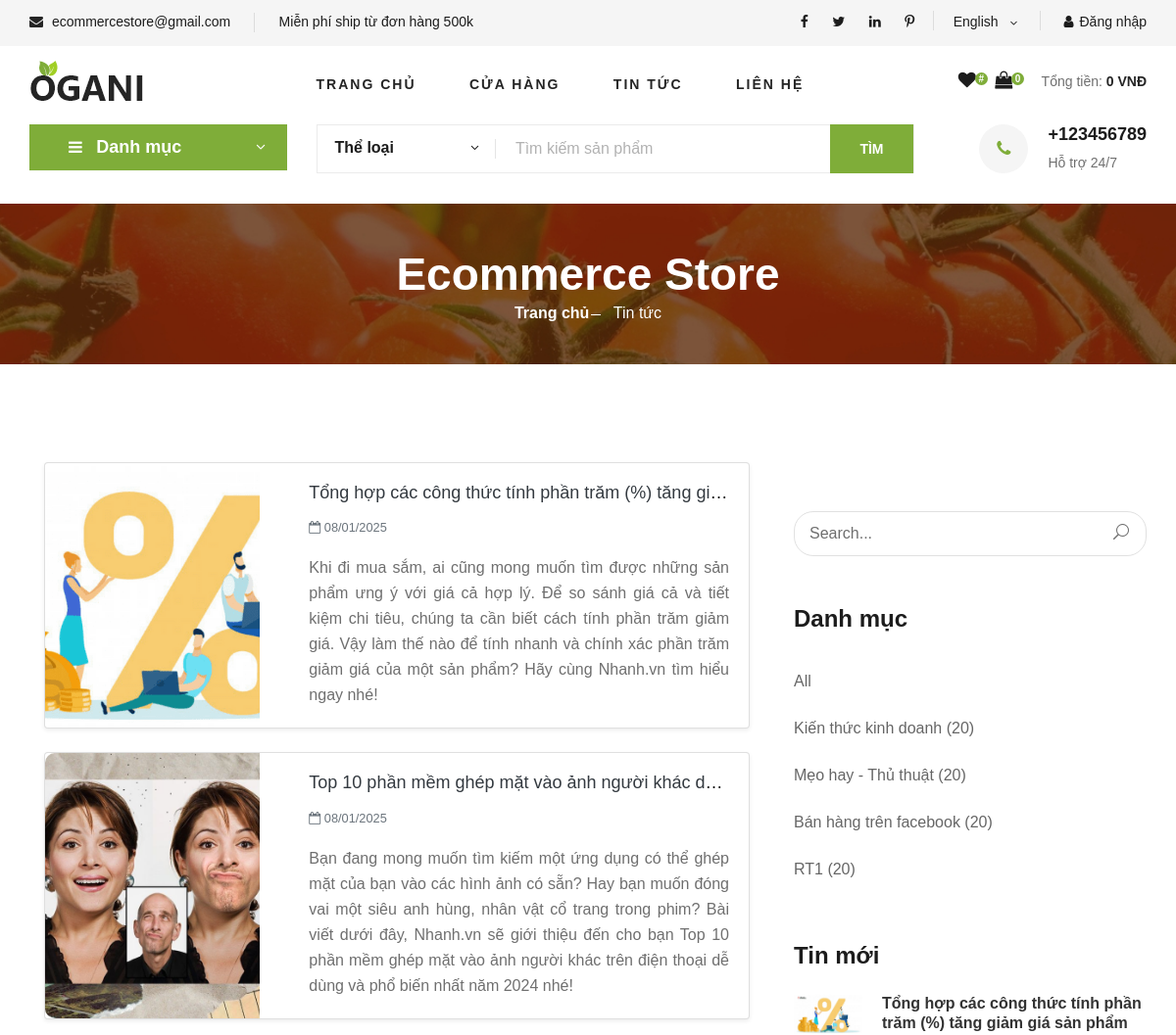
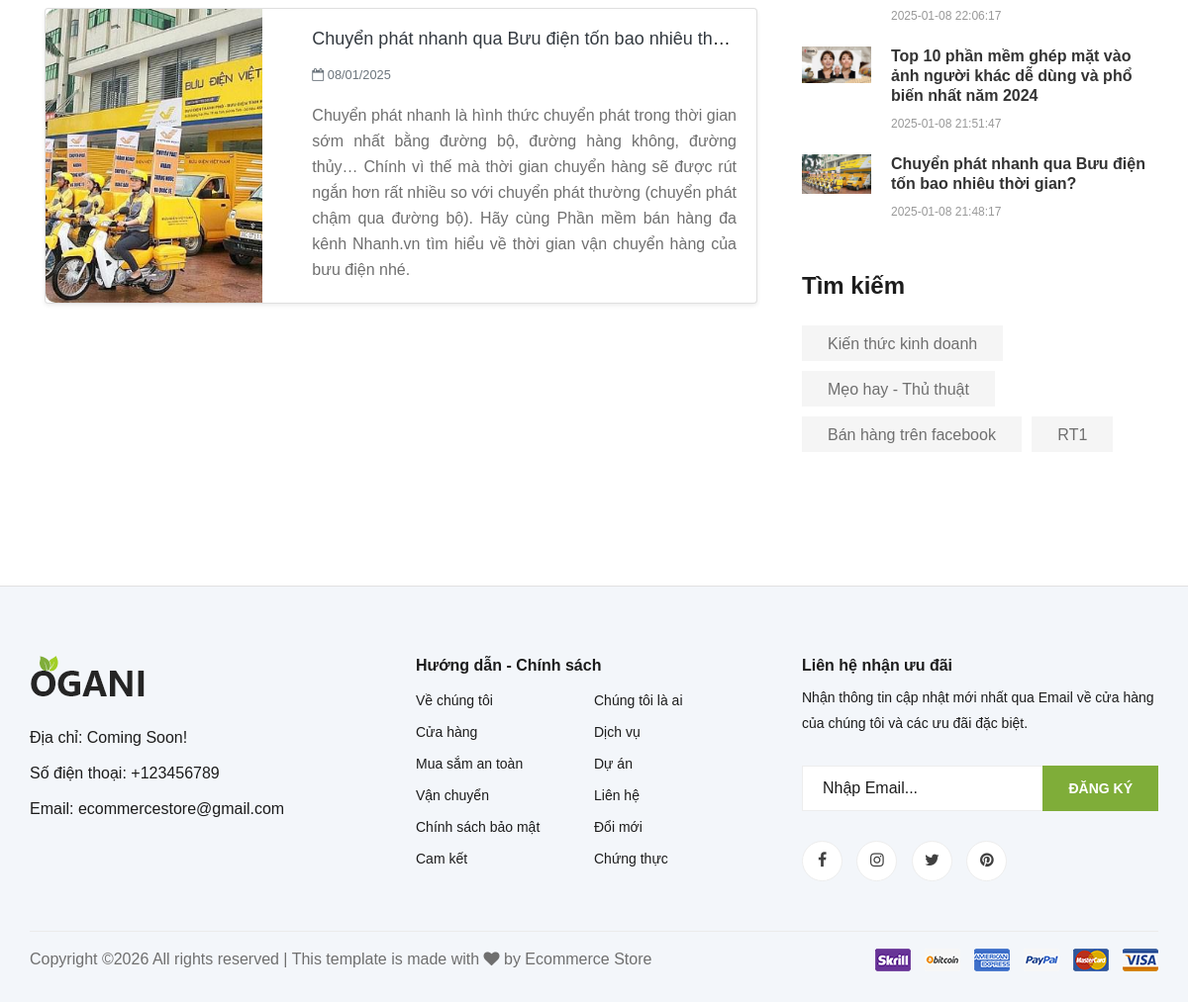
The app's page /client/blog.php with its own data (2 pictures, top to bottom).
### tables this page shows
CREATE TABLE `newscategories` (
  `id` int NOT NULL,
  `name` varchar(100) NOT NULL,
  `slug` varchar(100) NOT NULL,
  `status` enum('Active','Innactive') NOT NULL,
  `created_at` datetime DEFAULT NULL,
  `updated_at` datetime DEFAULT NULL
);

CREATE TABLE `news` (
  `id` bigint NOT NULL,
  `title` varchar(100) NOT NULL,
  `avatar` varchar(200) NOT NULL,
  `slug` varchar(100) NOT NULL,
  `sumary` text NOT NULL,
  `description` text NOT NULL,
  `newscategory_id` int NOT NULL,
  `created_at` datetime DEFAULT NULL,
  `updated_at` datetime DEFAULT NULL
);

### client/blog.php (the view)
<?php
include './includes/header.php';
include '../database/connect.php';
?>
<section class="breadcrumb-section set-bg" data-setbg="img/breadcrumb.jpg">
    <div class="container">
        <div class="row">
            <div class="col-lg-12 text-center">
                <div class="breadcrumb__text">
                    <h2>Ecommerce Store</h2>
                    <div class="breadcrumb__option">
                        <a href="./index.php">Trang chủ</a>
                        <span>Tin tức</span>
                    </div>
                </div>
            </div>
        </div>
    </div>
</section>
<section class="blog-details spad">
    <div class="container">
        <div class="row">
            <div class="col-lg-4 col-md-5 order-md-1 order-2">
                <div class="blog__sidebar">
                    <div class="blog__sidebar__search">
                        <form action="#">
                            <input type="text" placeholder="Search...">
                            <button type="submit"><span class="icon_search"></span></button>
                        </form>
                    </div>
                    <div class="blog__sidebar__item">
                        <h4>Danh mục</h4>
                        <ul>
                            <li><a href="#">All</a></li>
                            <?php
                            $sql_str2 = "SELECT * FROM newscategories ORDER BY id";
                            $result2 = mysqli_query($conn, $sql_str2);
                            while ($row2 = mysqli_fetch_assoc($result2)) {
                            ?>
                                <li><a href="#">
                                        <?= $row2['name'] ?> (20)
                                    </a></li>
                            <?php } ?>
                        </ul>
                    </div>
                    <div class="blog__sidebar__item">
                        <h4>Tin mới</h4>
                        <div class="blog__sidebar__recent">
                            <?php
                            $sql_str3 = "SELECT * FROM news ORDER BY created_at desc limit 0, 3";
                            $result3 = mysqli_query($conn, $sql_str3);
                            while ($row3 = mysqli_fetch_assoc($result3)) {
                            ?>
                                <a href="#" class="blog__sidebar__recent__item">
                                    <div class="blog__sidebar__recent__item__pic">
                                        <img src="<?= '../admin/' . $row3['avatar'] ?>" width="70px" alt="">
                                    </div>
                                    <div class="blog__sidebar__recent__item__text">
                                        <h6><?= $row3['title'] ?></h6>
                                        <span><?= $row3['created_at'] ?></span>
                                    </div>
                                </a>
                            <?php } ?>
                        </div>
                    </div>
                    <div class="blog__sidebar__item">
                        <h4>Tìm kiếm</h4>
                        <div class="blog__sidebar__item__tags">
                            <?php
                            $sql_str2 = "SELECT * FROM newscategories ORDER BY id";
                            $result2 = mysqli_query($conn, $sql_str2);
                            while ($row2 = mysqli_fetch_assoc($result2)) { ?>
                                <a href="#"><?= $row2['name'] ?></a>
                            <?php } ?>
                        </div>
                    </div>
                </div>
            </div>
            <div class="col-lg-8 col-md-7">
                <?php
                $sql_str = "SELECT * FROM news ORDER BY created_at DESC LIMIT 0, 3";
                $result = mysqli_query($conn, $sql_str);
                while ($row = mysqli_fetch_assoc($result)) {
                ?>
                    <div class="col-12 mb-4">
                        <div class="card shadow-sm h-100">
                            <div class="row g-0">
                                <div class="col-md-4">
                                    <a href="blog-detail.php?id=<?= $row['id'] ?>" class="text-decoration-none text-dark">
                                        <img src="<?= "../admin/" . $row['avatar'] ?>" class="img-fluid rounded-start" alt="Tin tức"
                                        style="height: 100%; width: 100%; object-fit: cover; border-top-left-radius: 10px; border-bottom-left-radius: 10px;">
                                    </a>
                                </div>
                                <div class="col-md-8">
                                    <div class="card-body">
                                        <h5 class="card-title text-truncate">
                                            <a href="blog-detail.php?id=<?= $row['id'] ?>" class="text-decoration-none text-dark">
                                                <?= $row['title'] ?>
                                            </a>
                                        </h5>
                                        <p class="card-text text-muted small">
                                            <i class="fa fa-calendar-o"></i> <?= date("d/m/Y", strtotime($row['created_at'])) ?>
                                        </p>
                                        <p class="card-text text-justify">
                                            <?= $row['sumary'] ?>
                                        </p>
                                    </div>
                                </div>
                            </div>
                        </div>
                    </div>
                <?php } ?>
            </div>
        </div>
    </div>
</section>
<?php
include './includes/footer.php';
?>

### client/includes/header.php (shortened to what this page needs)
<!DOCTYPE html>
<html lang="zxx">
<head>
    <link rel="stylesheet" href="css/bootstrap.min.css" type="text/css">
    <link rel="stylesheet" href="css/font-awesome.min.css" type="text/css">
    <link rel="stylesheet" href="css/elegant-icons.css" type="text/css">
    <link rel="stylesheet" href="css/nice-select.css" type="text/css">
    <link rel="stylesheet" href="css/jquery-ui.min.css" type="text/css">
    <link rel="stylesheet" href="css/owl.carousel.min.css" type="text/css">
    <link rel="stylesheet" href="css/slicknav.min.css" type="text/css">
    <link rel="stylesheet" href="css/style.css" type="text/css">
</head>
<body>
    <header class="header">
        <div class="header__top">
            <div class="container">
                <div class="row">
                    <div class="col-lg-6 col-md-6">
                        <div class="header__top__left">
                            <ul>
                                <li><i class="fa fa-envelope"></i> ecommercestore@gmail.com</li>
                                <li>Miễn phí ship từ đơn hàng 500k</li>
                            </ul>
                        </div>
                    </div>
                    <div class="col-lg-6 col-md-6">
                        <div class="header__top__right">
                            <div class="header__top__right__social">
                                <a href="#"><i class="fa fa-facebook"></i></a>
                                <a href="#"><i class="fa fa-twitter"></i></a>
                                <a href="#"><i class="fa fa-linkedin"></i></a>
                                <a href="#"><i class="fa fa-pinterest-p"></i></a>
                            </div>
                            <div class="header__top__right__language">
                                <div>English</div>
                                <span class="arrow_carrot-down"></span>
                            </div>
                            <div class="header__top__right__auth">
                                <?php
                                if (isset($_SESSION['customer_id'])) {
                                ?>
                                    <div class="dropdown">
                                        <button class="btn btn-success dropdown-toggle" type="button" data-bs-toggle="dropdown" aria-expanded="false">
                                            <span><i class="fa fa-user mr-2"></i><?= $_SESSION['customer_name'] ?></span>
                                        </button>
                                        <ul class="dropdown-menu" aria-labelledby="dropdownMenuButton">
                                            <li><a class="dropdown-item" href="#">Quản lý tài khoản</a></li>
                                            <li><a class="dropdown-item" href="myorders.php">Đơn hàng của bạn</a></li>
                                            <li><a class="dropdown-item" href="logout.php" onclick="alert('Bạn chắc chắn muốn đăng xuất')">Đăng xuất</a></li>
                                        </ul>
                                    </div>
                                <?php } else {
                                    echo '<a href="login.php"><i class="fa fa-user"></i>Đăng nhập</a>';
                                }
                                ?>
                            </div>
                        </div>
                    </div>
                </div>
            </div>
        </div>
        <div class="container">
            <div class="row">
                <div class="col-lg-3">
                    <div class="header__logo">
                        <a href="./index.php"><img src="img/logo.png" alt=""></a>
                    </div>
                </div>
                <div class="col-lg-6">
                    <nav class="header__menu">
                        <ul>
                            <li><a href="./index.php">Trang chủ</a></li>
                            <li><a href="./shop.php">Cửa hàng</a></li>
                            <li><a href="./blog.php">Tin tức</a></li>
                            <li><a href="./contact.php">Liên hệ</a></li>
                        </ul>
                    </nav>
                </div>
                <div class="col-lg-3">
                    <div class="header__cart">
                        <ul>
                            <li><a href="#"><i class="fa fa-heart"></i> <span>#</span></a></li>
                            <li><a href="./cart.php"><i class="fa fa-shopping-bag"></i> <span>
                                <?php
                                    $count = 0;
                                    $tongtien = 0;
                                    echo $count;
                                ?>
                            </span></a></li>
                        </ul>
                        <div class="header__cart__price">Tổng tiền: <span><?=number_format($tongtien, 0, '', '.'). " VNĐ" ?></span></div>
                    </div>
                </div>
            </div>
        </div>
    </header>
    <section class="hero hero-normal">
        <div class="container">
            <div class="row">
                <div class="col-lg-3">
                    <div class="hero__categories">
                        <div class="hero__categories__all">
                            <i class="fa fa-bars"></i>
                            <span>Danh mục</span>
                        </div>
                    </div>
                </div>
                <div class="col-lg-9">
                    <div class="hero__search">
                        <div class="hero__search__form">
                            <form action="search.php" method="GET">
                                <div class="hero__search__categories">
                                    Thể loại
                                    <span class="arrow_carrot-down"></span>
                                </div>
                                <input type="text" name="tukhoa" placeholder="Tìm kiếm sản phẩm">
                                <button type="submit" class="site-btn">Tìm</button>
                            </form>
                        </div>
                        <div class="hero__search__phone">
                            <div class="hero__search__phone__icon">
                                <i class="fa fa-phone"></i>
                            </div>
                            <div class="hero__search__phone__text">
                                <h5>+123456789</h5>
                                <span>Hỗ trợ 24/7</span>
                            </div>
                        </div>
                    </div>
                </div>
            </div>
        </div>
    </section>

### client/includes/footer.php (shortened to what this page needs)
<footer class="footer spad">
        <div class="container">
            <div class="row">
                <div class="col-lg-3 col-md-6 col-sm-6">
                    <div class="footer__about">
                        <div class="footer__about__logo">
                            <a href="./index.html"><img src="img/logo.png" alt=""></a>
                        </div>
                        <ul>
                            <li>Địa chỉ: Coming Soon!</li>
                            <li>Số điện thoại: +123456789</li>
                            <li>Email: ecommercestore@gmail.com</li>
                        </ul>
                    </div>
                </div>
                <div class="col-lg-4 col-md-6 col-sm-6 offset-lg-1">
                    <div class="footer__widget">
                        <h6>Hướng dẫn - Chính sách</h6>
                        <ul>
                            <li><a href="#">Về chúng tôi</a></li>
                            <li><a href="#">Cửa hàng</a></li>
                            <li><a href="#">Mua sắm an toàn</a></li>
                            <li><a href="#">Vận chuyển</a></li>
                            <li><a href="#">Chính sách bảo mật</a></li>
                            <li><a href="#">Cam kết</a></li>
                        </ul>
                        <ul>
                            <li><a href="#">Chúng tôi là ai</a></li>
                            <li><a href="#">Dịch vụ</a></li>
                            <li><a href="#">Dự án</a></li>
                            <li><a href="#">Liên hệ</a></li>
                            <li><a href="#">Đổi mới</a></li>
                            <li><a href="#">Chứng thực</a></li>
                        </ul>
                    </div>
                </div>
                <div class="col-lg-4 col-md-12">
                    <div class="footer__widget">
                        <h6>Liên hệ nhận ưu đãi</h6>
                        <p>Nhận thông tin cập nhật mới nhất qua Email về cửa hàng của chúng tôi và các ưu đãi đặc biệt.</p>
                        <form action="#">
                            <input type="text" placeholder="Nhập Email...">
                            <button type="submit" class="site-btn">Đăng Ký</button>
                        </form>
                        <div class="footer__widget__social">
                            <a href="#"><i class="fa fa-facebook"></i></a>
                            <a href="#"><i class="fa fa-instagram"></i></a>
                            <a href="#"><i class="fa fa-twitter"></i></a>
                            <a href="#"><i class="fa fa-pinterest"></i></a>
                        </div>
                    </div>
                </div>
            </div>
            <div class="row">
                <div class="col-lg-12">
                    <div class="footer__copyright">
                        <div class="footer__copyright__text">
                            <p>
                                Copyright &copy; All rights reserved | This template is made with <i class="fa fa-heart" aria-hidden="true"></i> by Ecommerce Store
                                </p>
                        </div>
                        <div class="footer__copyright__payment"><img src="img/payment-item.png" alt=""></div>
                    </div>
                </div>
            </div>
        </div>
    </footer>
</body>
</html>

### records on screen
newscategories: name "Kiến thức kinh doanh"
newscategories: name "Mẹo hay - Thủ thuật"
newscategories: name "Bán hàng trên facebook"
newscategories: name "RT1"
news: avatar (picture), title "Tổng hợp các công thức tính phần trăm (%) tăng giảm giá sản phẩm", created_at "2025-01-08 22:06:17", title "Tổng hợp các công thức tính phần trăm (%) tăng gi…", created_at "08/01/2025", sumary "Khi đi mua sắm, ai cũng mong muốn tìm được những sản phẩm ưng ý với giá cả hợp lý. Để so sánh giá cả và tiết kiệm chi tiêu, chúng ta cần biết cách tính phần trăm giảm giá. Vậy làm thế nào để tính nhanh và chính xác phần trăm giảm giá của một sản phẩm? Hãy cùng Nhanh.vn tìm hiểu ngay nhé!"
news: avatar (picture), title "Top 10 phần mềm ghép mặt vào ảnh người khác dễ dùng và phổ biến nhất năm 2024", created_at "2025-01-08 21:51:47", title "Top 10 phần mềm ghép mặt vào ảnh người khác d…", created_at "08/01/2025", sumary "Bạn đang mong muốn tìm kiếm một ứng dụng có thể ghép mặt của bạn vào các hình ảnh có sẵn? Hay bạn muốn đóng vai một siêu anh hùng, nhân vật cổ trang trong phim? Bài viết dưới đây, Nhanh.vn sẽ giới thiệu đến cho bạn Top 10 phần mềm ghép mặt vào ảnh người khác trên điện thoại dễ dùng và phổ biến nhất năm 2024 nhé!"
news: avatar (picture), title "Chuyển phát nhanh qua Bưu điện tốn bao nhiêu thời gian?", created_at "2025-01-08 21:48:17", title "Chuyển phát nhanh qua Bưu điện tốn bao nhiêu th…", created_at "08/01/2025", sumary "Chuyển phát nhanh là hình thức chuyển phát trong thời gian sớm nhất bằng đường bộ, đường hàng không, đường thủy… Chính vì thế mà thời gian chuyển hàng sẽ được rút ngắn hơn rất nhiều so với chuyển phát thường (chuyển phát chậm qua đường bộ). Hãy cùng Phần mềm bán hàng đa kênh Nhanh.vn tìm hiểu về thời gian vận chuyển hàng của bưu điện nhé."

### other values on screen
$count "0"
$tongtien "0"
